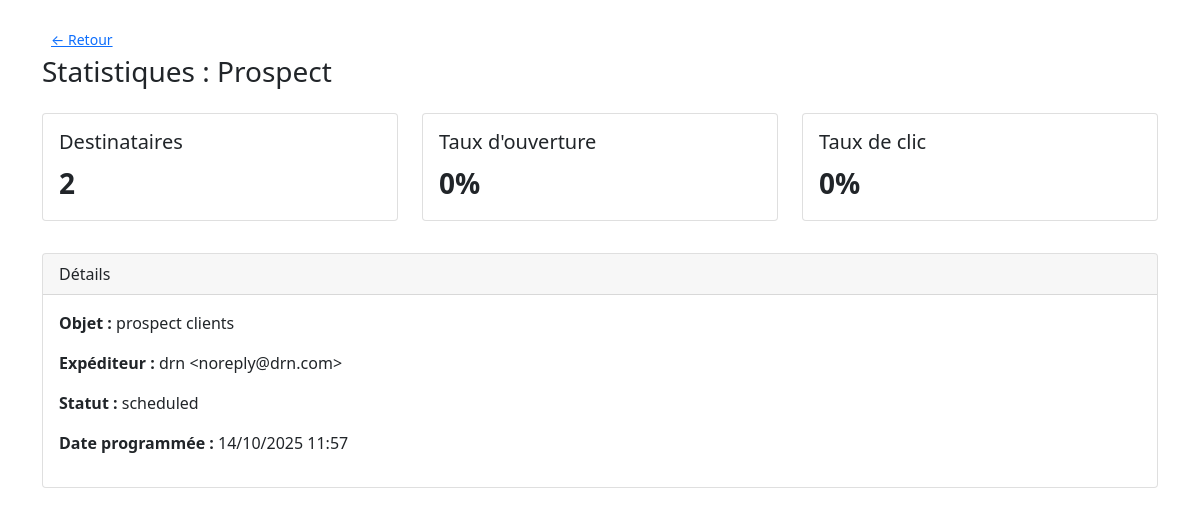
The page /crm/campaigns-stats.php?id=2 on the database its author committed.
### tables this page shows
CREATE TABLE `campaigns` (
  `id` int(11) NOT NULL,
  `name` varchar(255) NOT NULL,
  `type` varchar(100) DEFAULT NULL,
  `automation_id` int(11) DEFAULT NULL,
  `subject` varchar(255) DEFAULT NULL,
  `sender_name` varchar(150) DEFAULT NULL,
  `sender_email` varchar(150) DEFAULT NULL,
  `audience` varchar(100) DEFAULT NULL,
  `customer_id` int(11) DEFAULT NULL,
  `status` varchar(50) DEFAULT NULL,
  `scheduled_at` datetime DEFAULT NULL,
  `created_at` timestamp NOT NULL DEFAULT CURRENT_TIMESTAMP,
  `recipients_emails` text,
  `recipients_count` int(11) DEFAULT '0',
  `recipients` int(11) DEFAULT '0',
  `open_rate` float DEFAULT '0',
  `click_rate` float DEFAULT '0',
  `opens_count` int(11) DEFAULT '0',
  `clicks_count` int(11) DEFAULT '0'
);

### crm/campaigns-stats.php (the view, shortened to what this page needs)
<?php
require_once __DIR__ . '/config/database.php';
$id = intval($_GET['id']);
$sql = 'SELECT * FROM campaigns WHERE id = ?'; $params = [$id];
$stmt = $pdo->prepare($sql); $stmt->execute($params); $campaign = $stmt->fetch();
$recipients = intval($campaign['recipients'] ?? 0);
$open = is_numeric($campaign['open_rate']) ? floatval($campaign['open_rate']) : null;
$click = is_numeric($campaign['click_rate']) ? floatval($campaign['click_rate']) : null;
?>
<!doctype html>
<html lang="fr">
<head>
    <link href="https://cdn.jsdelivr.net/npm/bootstrap@5.1.3/dist/css/bootstrap.min.css" rel="stylesheet">
</head>
<body class="p-4">
<div class="container">
    <a href="campaigns-email.php?id=<?php echo intval($id); ?>" class="btn btn-sm btn-link">← Retour</a>
    <h3>Statistiques : <?php echo htmlspecialchars($campaign['name']); ?></h3>
    <div class="row mt-4">
        <div class="col-md-4">
            <div class="card mb-3">
                <div class="card-body">
                    <h5>Destinataires</h5>
                    <div class="fs-3 fw-bold"><?php echo number_format($recipients); ?></div>
                </div>
            </div>
        </div>
        <div class="col-md-4">
            <div class="card mb-3">
                <div class="card-body">
                    <h5>Taux d'ouverture</h5>
                    <div class="fs-3 fw-bold"><?php echo ($open !== null) ? htmlspecialchars($open) . '%' : '-'; ?></div>
                </div>
            </div>
        </div>
        <div class="col-md-4">
            <div class="card mb-3">
                <div class="card-body">
                    <h5>Taux de clic</h5>
                    <div class="fs-3 fw-bold"><?php echo ($click !== null) ? htmlspecialchars($click) . '%' : '-'; ?></div>
                </div>
            </div>
        </div>
    </div>
    <div class="card mt-3">
        <div class="card-header">Détails</div>
        <div class="card-body">
            <p><strong>Objet :</strong> <?php echo htmlspecialchars($campaign['subject'] ?? ''); ?></p>
            <p><strong>Expéditeur :</strong> <?php echo htmlspecialchars($campaign['sender_name'] ?? '') . ' &lt;' . htmlspecialchars($campaign['sender_email'] ?? '') . '&gt;'; ?></p>
            <p><strong>Statut :</strong> <?php echo htmlspecialchars($campaign['status'] ?? ''); ?></p>
            <p><strong>Date programmée :</strong> <?php echo (!empty($campaign['scheduled_at'])? date('d/m/Y H:i', strtotime($campaign['scheduled_at'])) : '-'); ?></p>
        </div>
    </div>
</div>
</body>
</html>

### rows shown on the page
campaigns: name "Prospect", recipients "2", open_rate "0", click_rate "0", subject "prospect clients", sender_name "drn", sender_email "noreply@drn.com", status "scheduled", scheduled_at "14/10/2025 11:57"
